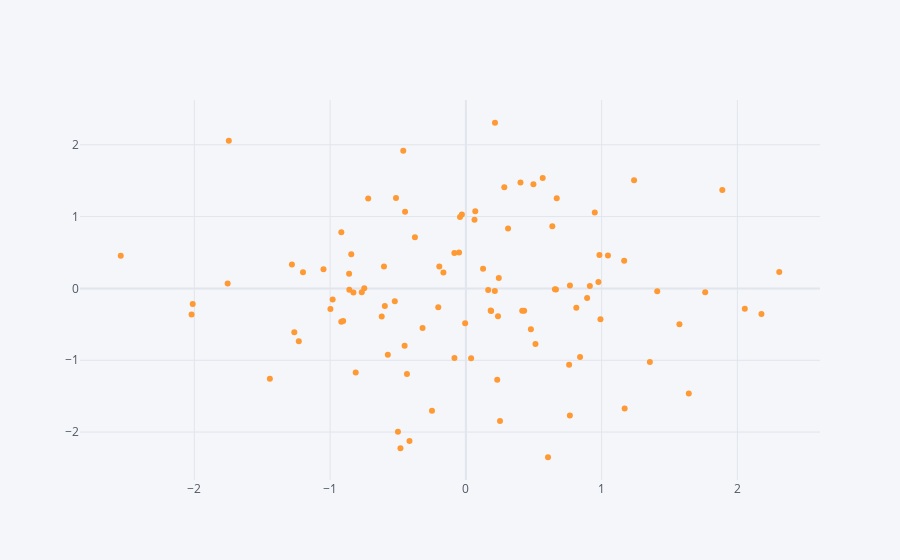

Source (notebook cell):
### Code cell
df.iplot(x = "A" , y = "B" ,mode = "markers",size = 6)
